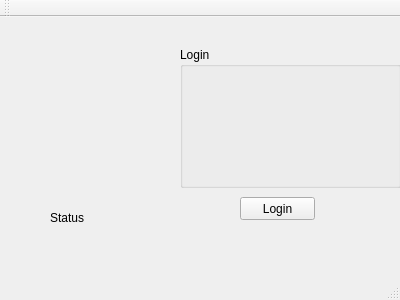
<?xml version="1.0" encoding="UTF-8"?>
<ui version="4.0">
 <class>Login</class>
 <widget class="QMainWindow" name="Login">
  <property name="geometry">
   <rect>
    <x>0</x>
    <y>0</y>
    <width>400</width>
    <height>300</height>
   </rect>
  </property>
  <property name="windowTitle">
   <string>Login</string>
  </property>
  <widget class="QWidget" name="centralWidget">
   <widget class="QLabel" name="label">
    <property name="geometry">
     <rect>
      <x>50</x>
      <y>190</y>
      <width>121</width>
      <height>21</height>
     </rect>
    </property>
    <property name="text">
     <string>Status</string>
    </property>
   </widget>
   <widget class="QPushButton" name="pushButton">
    <property name="geometry">
     <rect>
      <x>240</x>
      <y>180</y>
      <width>75</width>
      <height>23</height>
     </rect>
    </property>
    <property name="text">
     <string>Login</string>
    </property>
   </widget>
   <widget class="QGroupBox" name="groupBox">
    <property name="geometry">
     <rect>
      <x>180</x>
      <y>30</y>
      <width>221</width>
      <height>141</height>
     </rect>
    </property>
    <property name="title">
     <string>Login</string>
    </property>
    <widget class="QWidget" name="">
     <property name="geometry">
      <rect>
       <x>20</x>
       <y>30</y>
       <width>192</width>
       <height>22</height>
      </rect>
     </property>
     <layout class="QHBoxLayout" name="horizontalLayout">
      <item>
       <widget class="QLabel" name="label_nume_cont">
        <property name="text">
         <string>Nume cont</string>
        </property>
       </widget>
      </item>
      <item>
       <widget class="QLineEdit" name="lineEdit_nume_cont">
        <property name="inputMask">
         <string/>
        </property>
       </widget>
      </item>
     </layout>
    </widget>
    <widget class="QWidget" name="">
     <property name="geometry">
      <rect>
       <x>20</x>
       <y>80</y>
       <width>171</width>
       <height>22</height>
      </rect>
     </property>
     <layout class="QHBoxLayout" name="horizontalLayout_2">
      <item>
       <widget class="QLabel" name="label_parola">
        <property name="text">
         <string>Parola</string>
        </property>
       </widget>
      </item>
      <item>
       <widget class="QLineEdit" name="lineEdit_parola">
        <property name="echoMode">
         <enum>QLineEdit::Password</enum>
        </property>
       </widget>
      </item>
     </layout>
    </widget>
   </widget>
  </widget>
  <widget class="QMenuBar" name="menuBar">
   <property name="geometry">
    <rect>
     <x>0</x>
     <y>0</y>
     <width>400</width>
     <height>21</height>
    </rect>
   </property>
  </widget>
  <widget class="QToolBar" name="mainToolBar">
   <attribute name="toolBarArea">
    <enum>TopToolBarArea</enum>
   </attribute>
   <attribute name="toolBarBreak">
    <bool>false</bool>
   </attribute>
  </widget>
  <widget class="QStatusBar" name="statusBar"/>
 </widget>
 <layoutdefault spacing="6" margin="11"/>
 <resources/>
 <connections>
  <connection>
   <sender>pushButton</sender>
   <signal>clicked()</signal>
   <receiver>label</receiver>
   <slot>update()</slot>
   <hints>
    <hint type="sourcelabel">
     <x>263</x>
     <y>226</y>
    </hint>
    <hint type="destinationlabel">
     <x>84</x>
     <y>235</y>
    </hint>
   </hints>
  </connection>
 </connections>
</ui>
